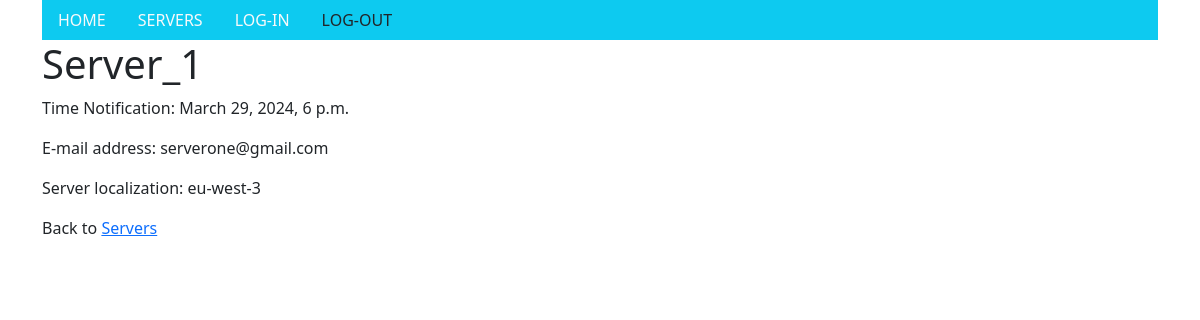
Screenshot of /servers/details/1 with the database file from the repository.
### servers/models.py (models this page shows)
class Servers(models.Model):
    server_name = models.CharField(max_length=55)
    time_notification = models.DateTimeField()
    type_notification = models.TextChoices("push","email")
    email_address = models.EmailField(max_length=254)
    server_group = models.TextChoices("general", "computing")
    type_server_group = models.TextChoices("m7g.medium", "c7g.medium")
    server_localization = models.CharField(max_length=50)

### servers/views.py (the view)
# urls.py: path('servers/details/<int:id>', views.details, name='details'),
def details(request, id):
  myserver = Servers.objects.get(id=id)
  template = loader.get_template('details.html')
  context = {
    'myserver': myserver,
  }
  return HttpResponse(template.render(context, request))

### servers/templates/details.html (shortened to what this page needs)
{% extends "master.html" %}
{% block content %}
<h1>{{myserver.server_name}}</h1>
<p>Time Notification: {{myserver.time_notification}}</p>
<p>E-mail address: {{myserver.email_address}}</p>
<p>Server localization: {{myserver.server_localization}}</p>
<p>Back to <a href="/servers">Servers</a></p>
{% endblock %}

### rows the page displays
Servers: server_name "Server_1", time_notification "March 29, 2024, 6 p.m.", email_address "serverone@gmail.com", server_localization "eu-west-3"
